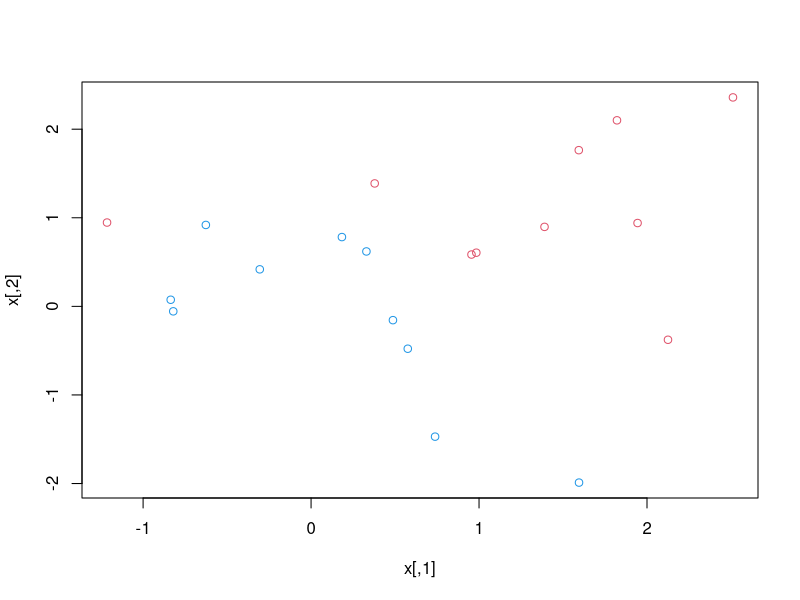
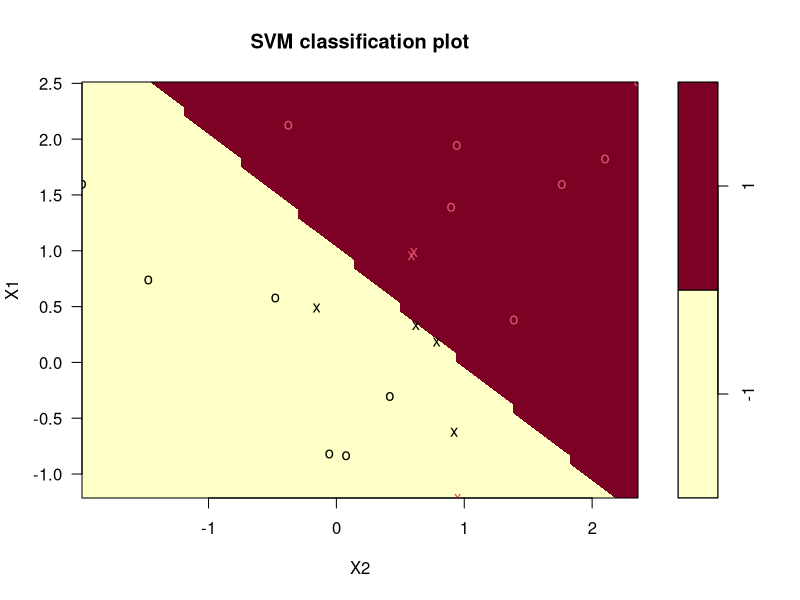
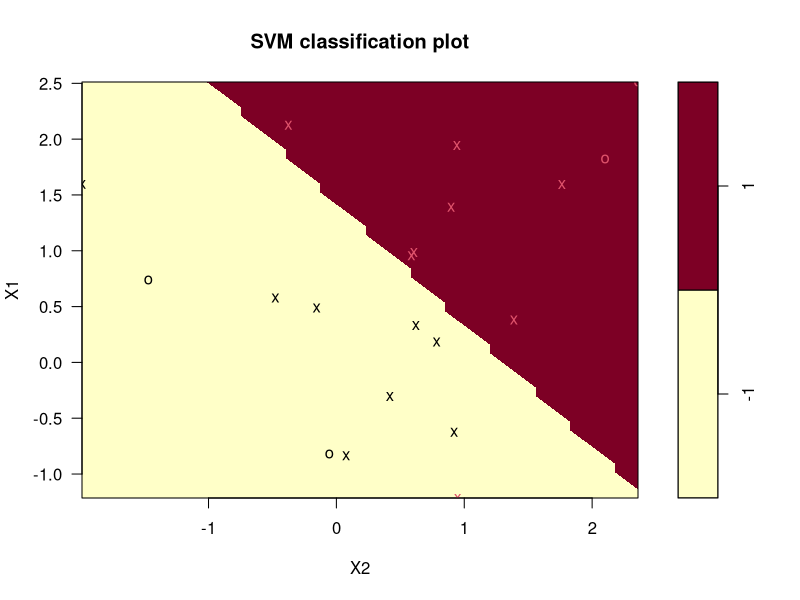
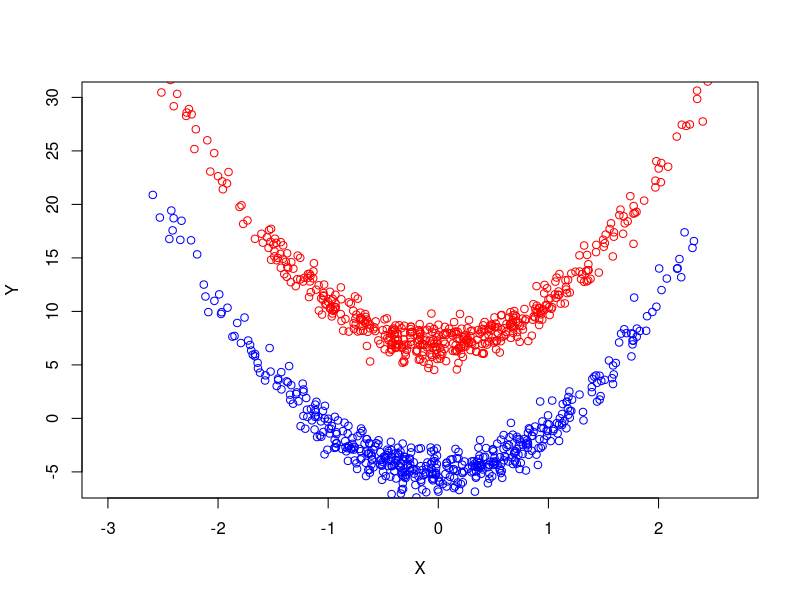
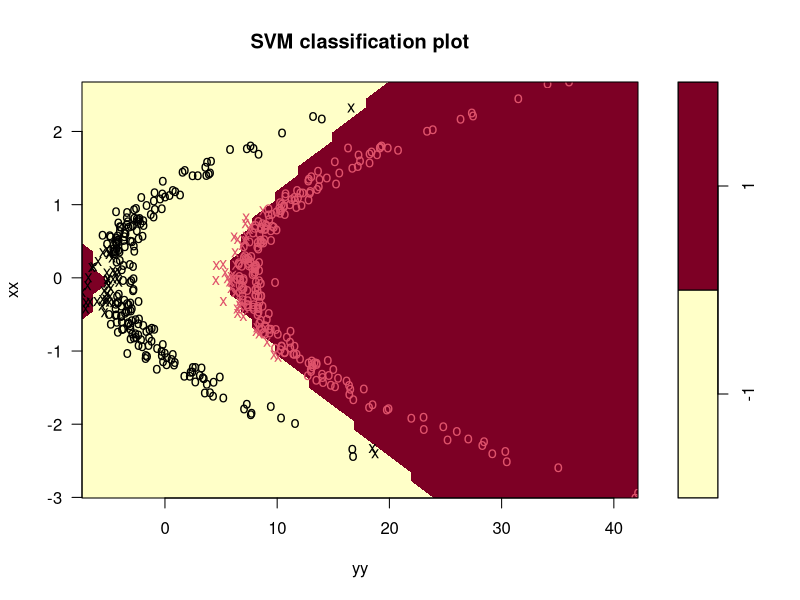
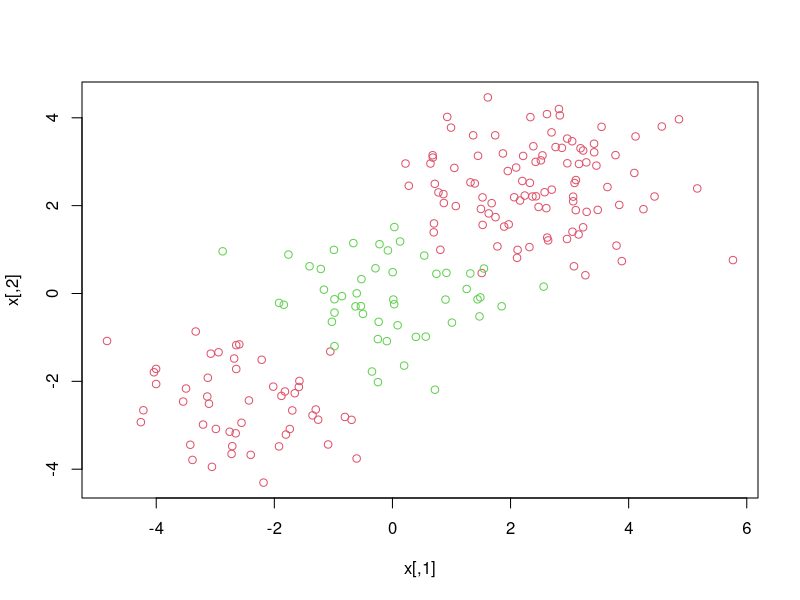
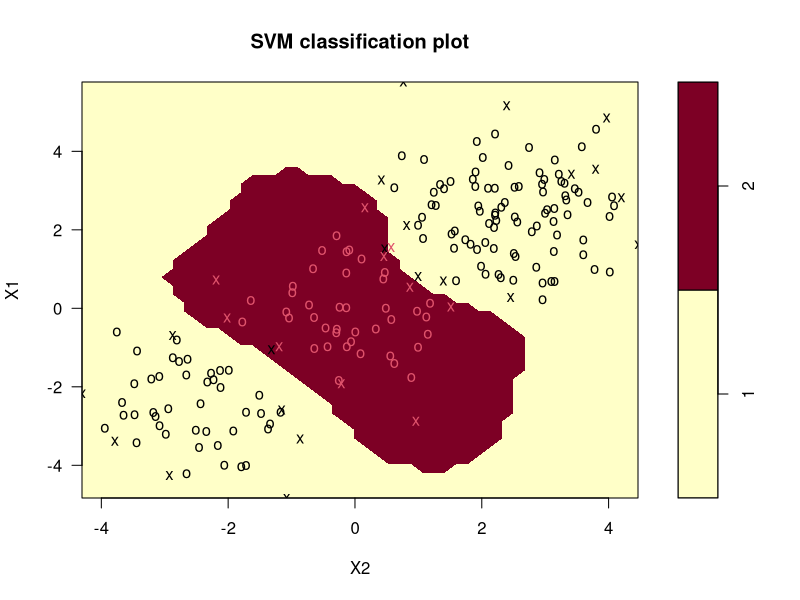

Write R code to recreate these figures, in order.
install.packages("e1071")
library("e1071")

#Load in data
set.seed(1)
x <- matrix(rnorm(20 * 2), ncol = 2)
y <- c(rep(-1, 10), rep(1, 10))
x[y == 1, ] <- x[y == 1, ] + 1
plot(x, col = (3 - y))

#See not linearly separable, so a soft SVM may be suitable
#To use e1071, need have a dataframe
dat = data.frame(x, y = as.factor(y))

#Fit SVM classifier with cost 10, linear kernel, and no scaling
svm.fit <- svm(y~., data=dat, cost=10, kernel ='linear', 
               scaling=FALSE)
summary(svm.fit)

plot(svm.fit, dat) #Plots as x are the support vectors

#Investigate the output
#Get the support vectors
print(svm.fit$SV)
#Index of the support vectors
print(svm.fit$index)

#Compute the linear coefficients w and b
X <- cbind(dat$X1, dat$X2)
w_est <- drop(t(svm.fit$coefs)%*%X[svm.fit$index,])
b_est <- svm.fit$rho

#Investigate the cost argument
#Cost = 0.1, smaller than previous
svmfit <- svm(y ~., data=dat, kernel='linear', cost=0.1,
              scale=FALSE)
plot(svmfit, dat)

svmfit$index
#Now cost parameter, obtain larger number of support vectors as
#the margin is now wider

#Cross validation for tuning
set.seed(1)

tune.out <- tune(METHOD=svm, y~., data=dat, kernel='linear',
                 ranges=list(cost=c(0.001,0.01,0.1,1,5,10,100)))

summary(tune.out)
#Cost=0.1 gives lowest c-v error rate

bestmod <- tune.out$best.model
summary(bestmod)

#Make predictions
xtest <- matrix(rnorm(20*2), ncol=2)
ytest <- sample(c(-1,1), 20, rep=TRUE)
xtest[ytest==1,] <- xtest[ytest==1,] + 1
testdat <- data.frame(xtest, y=as.factor(ytest))

ypred <- predict(bestmod, testdat)

#Gives confusion matrix (miss-classification table)
table(predict=ypred, truth=testdat$y)


#SVM with polynomial kernel
#Generating the data
set.seed(1)
N = 1000
xx = rnorm(N)
yy = 4 * xx^2 + 1 + rnorm(N)
class = sample(N, N/2)
yy[class] = yy[class] + 6
yy[-class] = yy[-class] - 6
x <- cbind(xx,yy)
plot(x[class,1], x[class,2], col = "red", xlab = "X", ylab = "Y", ylim = c(-6, 30)) +
  points(x[-class,1], x[-class,2], col = "blue")

y = rep(-1, N)
y[class] = 1
data = data.frame(x, y = as.factor(y))
train = sample(N, N/2)
data_train = data[train, ]
data_eval = data[-train, ]

#Fitting the SVM
svmfit <- svm(y ~ ., 
              data = data_train, 
              kernel = "polynomial",  
              degree = 2, 
              gamma = 1,
              coef0 = 0,
              cost = 1, 
              scale = FALSE)

plot(svmfit, data_train)

#CV to tune
set.seed(1)
tune.out <- tune(svm, y ~ ., data = data_train, 
                 kernel = "polynomial", 
                 ranges = list(
                   cost = c(0.01, 0.05, 0.1),
                   gamma = c(0.5,1,2.0),
                   coef0 = c(0,1,2),
                   degree = c(1,2,3)
                 )
)
summary(tune.out)

#With radial kernel
x <- matrix(rnorm(200*2), ncol = 2)
x[1:100,] <- x[1:100,] + 2.5
x[101:150,] <- x[101:150,] - 2.5
y <- c(rep(1,150), rep(2,50))
dat <- data.frame(x,y=as.factor(y))
plot(x, col = y + 1)

svmfit <- svm( factor(y) ~ ., 
               data = dat, 
               scale = FALSE, 
               kernel = "radial", 
               gamma = 1/2,
               cost = 10)

plot(svmfit, dat)
